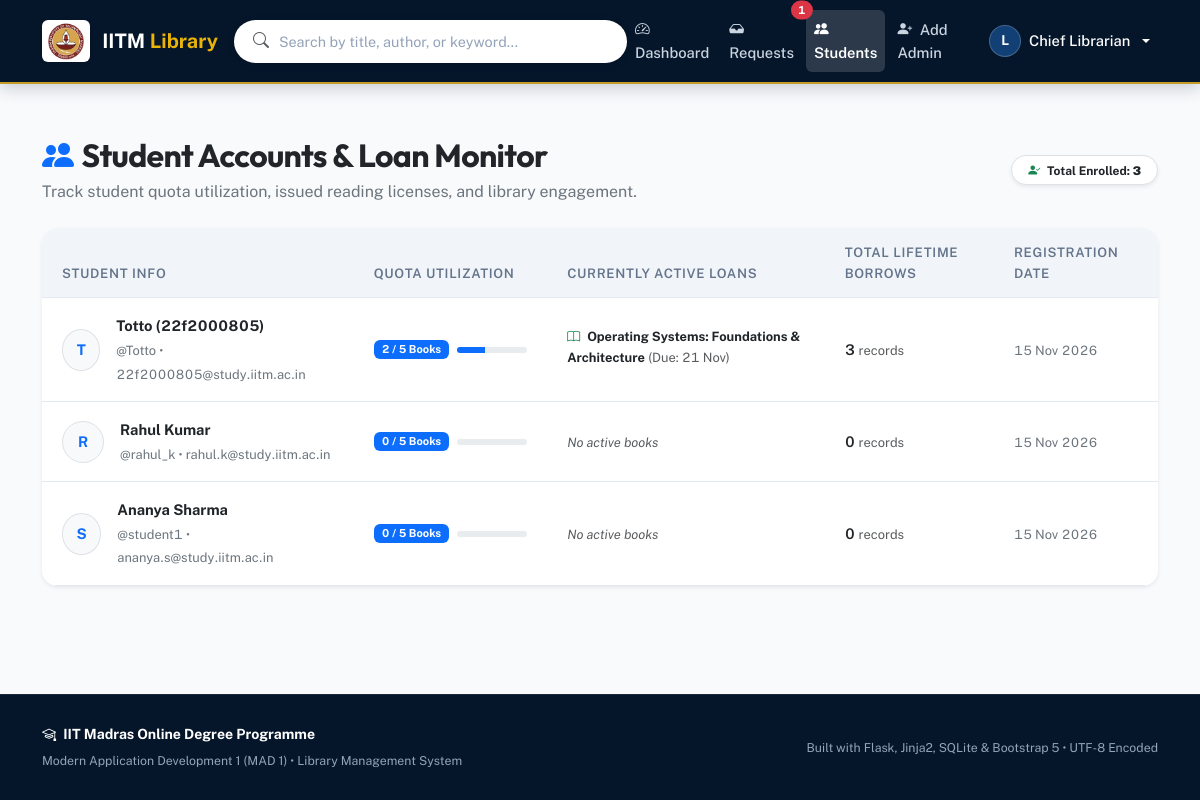
Page /librarian/users (signed in) on the committed database.
### Code/models.py (models this page shows, shortened)
class User(db.Model):
    __tablename__ = 'users'
    id = db.Column(db.Integer, primary_key=True)
    username = db.Column(db.String(50), unique=True, nullable=False, index=True)
    password_hash = db.Column(db.String(255), nullable=False)
    role = db.Column(db.String(20), nullable=False, default='user')  # 'user' or 'librarian'
    full_name = db.Column(db.String(100), nullable=False)
    email = db.Column(db.String(120), nullable=True)
    created_at = db.Column(db.DateTime, default=lambda: datetime.now(timezone.utc))
    issues = db.relationship('BookIssue', backref='user', cascade='all, delete-orphan', lazy=True)
    feedbacks = db.relationship('Feedback', backref='user', cascade='all, delete-orphan', lazy=True)
    @property
    def is_librarian(self):
        return self.role == 'librarian'
    @property
    def active_quota_count(self):
        return BookIssue.query.filter(
            BookIssue.user_id == self.id,
            BookIssue.status.in_(['issued', 'pending'])
        ).count()

class BookIssue(db.Model):
    __tablename__ = 'book_issues'
    id = db.Column(db.Integer, primary_key=True)
    user_id = db.Column(db.Integer, db.ForeignKey('users.id', ondelete='CASCADE'), nullable=False, index=True)
    book_id = db.Column(db.Integer, db.ForeignKey('books.id', ondelete='CASCADE'), nullable=False, index=True)
    status = db.Column(db.String(20), nullable=False, default='pending', index=True)
    request_date = db.Column(db.DateTime, default=lambda: datetime.now(timezone.utc))
    issue_date = db.Column(db.DateTime, nullable=True)
    due_date = db.Column(db.DateTime, nullable=True)
    return_date = db.Column(db.DateTime, nullable=True)
    rejection_reason = db.Column(db.String(255), nullable=True)

class Book(db.Model):
    __tablename__ = 'books'
    id = db.Column(db.Integer, primary_key=True)
    title = db.Column(db.String(150), nullable=False, index=True)
    author = db.Column(db.String(150), nullable=False, index=True)
    content = db.Column(db.Text, nullable=True)  # Summary / description
    section_id = db.Column(db.Integer, db.ForeignKey('sections.id', ondelete='CASCADE'), nullable=False)
    file_path = db.Column(db.String(255), nullable=False)
    pages = db.Column(db.Integer, default=1)
    language = db.Column(db.String(50), default='English')
    edition = db.Column(db.String(50), default='1st Edition')
    created_at = db.Column(db.DateTime, default=lambda: datetime.now(timezone.utc))
    issues = db.relationship('BookIssue', backref='book', cascade='all, delete-orphan', lazy=True)
    feedbacks = db.relationship('Feedback', backref='book', cascade='all, delete-orphan', lazy=True)

### Code/LMS_app.py (the view)
@app.route('/librarian/users')
@librarian_required
def librarian_users():
    users = User.query.filter_by(role='user').order_by(User.username).all()
    return render_template('librarian_users.html', users=users)

### Code/templates/librarian_users.html (shortened to what this page needs)
{% extends "base.html" %}
{% block content %}
<div class="d-flex flex-wrap justify-content-between align-items-center mb-4">
    <div>
        <h2 class="fw-bold text-dark mb-1">
            <i class="bi bi-people-fill text-primary me-2"></i>Student Accounts & Loan Monitor
        </h2>
        <p class="text-secondary mb-0">Track student quota utilization, issued reading licenses, and library engagement.</p>
    </div>
    <div>
        <span class="badge bg-white text-dark border p-2 px-3 rounded-pill shadow-sm">
            <i class="bi bi-person-check-fill text-success me-1"></i> Total Enrolled: <strong>{{ users|length }}</strong>
        </span>
    </div>
</div>
<div class="card border-0 shadow-sm rounded-4 overflow-hidden bg-white">
    <div class="table-responsive">
        <table class="table lms-table mb-0">
            <thead>
                <tr>
                    <th>Student Info</th>
                    <th>Quota Utilization</th>
                    <th>Currently Active Loans</th>
                    <th>Total Lifetime Borrows</th>
                    <th>Registration Date</th>
                </tr>
            </thead>
            <tbody>
                {% for u in users %}
                <tr>
                    <td>
                        <div class="d-flex align-items-center gap-3">
                            <div class="rounded-circle bg-light border d-flex align-items-center justify-content-center text-primary fw-bold" style="width: 42px; height: 42px;">
                                {{ u.username[0].upper() }}
                            </div>
                            <div>
                                <div class="fw-bold text-dark">{{ u.full_name }}</div>
                                <small class="text-secondary">@{{ u.username }} &bull; {{ u.email or 'N/A' }}</small>
                            </div>
                        </div>
                    </td>
                    <td>
                        <div class="d-flex align-items-center gap-2">
                            <span class="badge {% if u.active_quota_count >= 5 %}bg-danger{% else %}bg-primary{% endif %} px-2 py-1 tabular-nums">
                                {{ u.active_quota_count }} / 5 Books
                            </span>
                            <div class="progress flex-grow-1" style="height: 6px; width: 70px;">
                                <div class="progress-bar {% if u.active_quota_count >= 5 %}bg-danger{% else %}bg-primary{% endif %}" style="width: {{ (u.active_quota_count / 5.0) * 100 }}%;"></div>
                            </div>
                        </div>
                    </td>
                    <td>
                        {% set active_user_loans = u.issues|selectattr('status', 'equalto', 'issued')|list %}
                        {% if active_user_loans %}
                            <ul class="list-unstyled mb-0 small">
                                {% for loan in active_user_loans %}
                                <li class="text-dark mb-1">
                                    <i class="bi bi-book text-success me-1"></i>
                                    <strong>{{ loan.book.title }}</strong>
                                    <span class="text-muted tabular-nums">(Due: {{ loan.due_date.strftime('%d %b') if loan.due_date else 'N/A' }})</span>
                                </li>
                                {% endfor %}
                            </ul>
                        {% else %}
                            <span class="text-muted small fst-italic">No active books</span>
                        {% endif %}
                    </td>
                    <td>
                        <span class="fw-semibold text-dark tabular-nums">{{ u.issues|length }}</span>
                        <small class="text-muted">records</small>
                    </td>
                    <td>
                        <small class="text-secondary tabular-nums">{{ u.created_at.strftime('%d %b %Y') if u.created_at else 'N/A' }}</small>
                    </td>
                </tr>
                {% endfor %}
            </tbody>
        </table>
    </div>
</div>
{% endblock %}

### Code/templates/base.html (shortened to what this page needs)
<!DOCTYPE html>
<html lang="en">
<head>
    <link href="https://cdn.jsdelivr.net/npm/bootstrap@5.3.3/dist/css/bootstrap.min.css" rel="stylesheet">
    <link rel="stylesheet" href="https://cdn.jsdelivr.net/npm/bootstrap-icons@1.11.3/font/bootstrap-icons.min.css">
    <link rel="stylesheet" href="{{ url_for('static', filename='style.css') }}">
</head>
<body>
    <nav class="navbar navbar-expand-lg lms-navbar sticky-top">
        <div class="container">
            <a class="navbar-brand" href="{{ url_for('home') }}">
                <img src="{{ url_for('static', filename='IITM_logo.png') }}" alt="IIT Madras Logo" class="brand-logo">
                <span>IITM <span style="color: var(--brand-gold-400);">Library</span></span>
            </a>
            <div class="collapse navbar-collapse" id="navbarContent">
                <form class="d-flex mx-auto my-2 my-lg-0 search-bar-wrap w-50" action="{{ url_for('search') }}" method="get" role="search">
                    <i class="bi bi-search text-muted ps-1"></i>
                    <input type="text" name="q" placeholder="Search by title, author, or keyword..." value="{{ request.args.get('q', '') }}" aria-label="Search catalogue">
                </form>
                <ul class="navbar-nav ms-auto align-items-center gap-1">
                    {% if current_user %}
                        {% if current_user.is_librarian %}
                            <li class="nav-item">
                                <a class="nav-link {% if request.endpoint == 'librarian_dashboard' %}active{% endif %}" href="{{ url_for('librarian_dashboard') }}">
                                    <i class="bi bi-speedometer2 me-1"></i> Dashboard
                                </a>
                            </li>
                            <li class="nav-item">
                                <a class="nav-link position-relative {% if request.endpoint == 'process_request_page' %}active{% endif %}" href="{{ url_for('process_request_page') }}">
                                    <i class="bi bi-inbox-fill me-1"></i> Requests
                                    {% if pending_requests_count > 0 %}
                                    <span class="badge rounded-pill bg-danger position-absolute top-0 start-100 translate-middle tabular-nums">
                                        {{ pending_requests_count }}
                                    </span>
                                    {% endif %}
                                </a>
                            </li>
                            <li class="nav-item">
                                <a class="nav-link {% if request.endpoint == 'librarian_users' %}active{% endif %}" href="{{ url_for('librarian_users') }}">
                                    <i class="bi bi-people-fill me-1"></i> Students
                                </a>
                            </li>
                            <li class="nav-item">
                                <a class="nav-link {% if request.endpoint == 'librarian_register' %}active{% endif %}" href="{{ url_for('librarian_register') }}">
                                    <i class="bi bi-person-plus-fill me-1"></i> Add Admin
                                </a>
                            </li>
                        {% endif %}
                        <li class="nav-item dropdown ms-lg-2">
                            <a class="nav-link dropdown-toggle text-white d-flex align-items-center gap-2" href="#" role="button" data-bs-toggle="dropdown" aria-expanded="false">
                                <div class="rounded-circle d-flex align-items-center justify-content-center text-white fw-bold" style="width: 32px; height: 32px; font-size: 0.85rem; background-color: var(--brand-navy-800); border: 1px solid rgba(255, 255, 255, 0.2);">
                                    {{ current_user.username[0].upper() }}
                                </div>
                                <span class="d-none d-md-inline">{{ current_user.full_name }}</span>
                            </a>
                        </li>
                    {% endif %}
                </ul>
            </div>
        </div>
    </nav>
    <main class="main-wrapper">
        <div class="container">
            {% block content %}{% endblock %}
        </div>
    </main>
    <footer class="lms-footer">
        <div class="container">
            <div class="row align-items-center">
                <div class="col-md-6 text-center text-md-start mb-2 mb-md-0">
                    <div class="fw-bold text-white mb-1">
                        <i class="bi bi-mortarboard me-1"></i> IIT Madras Online Degree Programme
                    </div>
                    <small>Modern Application Development 1 (MAD 1) &bull; Library Management System</small>
                </div>
                <div class="col-md-6 text-center text-md-end">
                    <small>Built with Flask, Jinja2, SQLite & Bootstrap 5 &bull; UTF-8 Encoded</small>
                </div>
            </div>
        </div>
    </footer>
</body>
</html>

### rows in the picture
User: username "L", full_name "Chief Librarian"
User: username "T", full_name "Totto (22f2000805)", username "Totto", email "22f2000805@study.iitm.ac.in", active_quota_count "2", {{ (u.active_quota_count / 5.0) * 100 }} 40.0 (drawn), issues|length "3", created_at "15 Nov 2026"
BookIssue: book "Operating Systems: Foundations & Architecture", due_date "21 Nov"
User: username "R", full_name "Rahul Kumar", username "rahul_k", email "rahul.k@study.iitm.ac.in", active_quota_count "0", shows "No active books", issues|length "0", created_at "15 Nov 2026"
User: username "S", full_name "Ananya Sharma", username "student1", email "ananya.s@study.iitm.ac.in", active_quota_count "0", shows "No active books", issues|length "0", created_at "15 Nov 2026"

### other values in the picture
{{ pending_requests_count }} "1"
{{ users|length }} "3"
